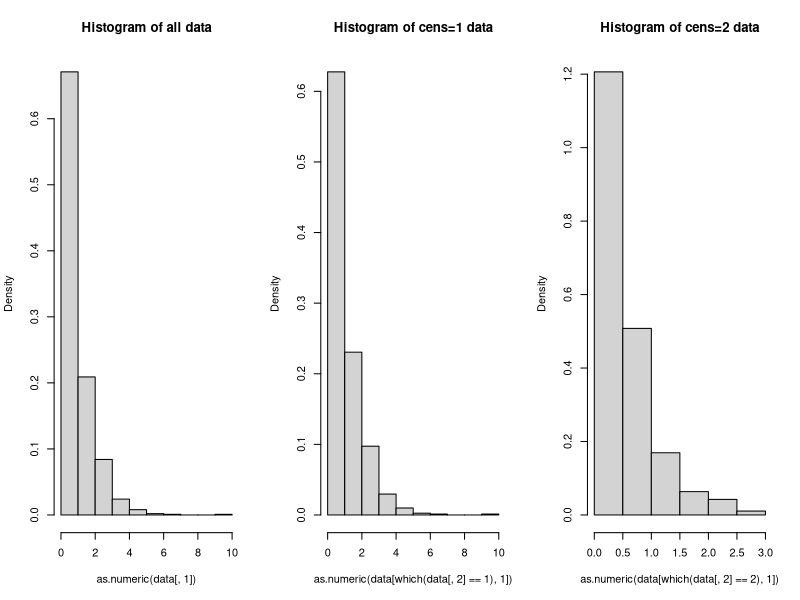

Source code (R):
## ---- chunk 1
knitr::opts_chunk$set(echo = TRUE)
## ---- chunk 2
#1.1.a 
# Pairs representing the coordinates of each queen, stored in a matrix
# Representation_type = "pairs"
n <- 5
pairs <- matrix(nrow = n, ncol = 2)
for (i in 1:n){
  pairs[i,] <- sample(1:n, 2)
}
typeof(pairs) #integer
ncol(pairs) #2
print(pairs)
## ---- chunk 3
#1.1.b
# A list of n numbers, where each number is a binary representation of the position of the queen 
# in the given column
# Representation_type = "binary"
n <- 5
binary <- list()
for (i in 1:n){
  binary[[i]] <- c(as.integer(intToBits(sample(1:n, 1))))
}
typeof(binary) #list
ncol(binary) #NULL
print(binary)

## ---- chunk 4
#1.1.c
# A list of n numbers, where each number is the row number of the queen in each column
# Representation_type = "singles"
n <- 5

row <- c()
for (i in 1:n){
  row[i] <- sample(1:n, 1)
}
typeof(row) #integer
ncol(row) #NULL
print(row)
## ---- chunk 5
vizualize_board <- function(layout, n){
  #Given a layout, vizualizes the board
  #cat("Type of layout", typeof(layout), "\n", "Number of columns", ncol(layout), "\n")
  if(typeof(layout) == "list" & is.null(ncol(layout))){
    #Binary
    #print("Viz: Binary rep detected")
    #Idea: create a matrix of 0s, then replace the 0s with 1s where the queens are
    board <- matrix(nrow = n, ncol = n)
    #fill the board with 0s
    for (i in 1:nrow(board)){
      for (j in 1:ncol(board)){
        board[i,j] <- 0
      }
    }
    for (i in 1:n){
      for (j in 1:length(layout[[i]])){
        if(layout[[i]][j] == 1){
          board[i,j] <- 1
        }
      }
    }
    board <- t(board)
    #print(board)
  }else if(typeof(layout) == "integer" & is.null(ncol(layout))){
    #Singles
    #print("Viz: Singles rep detected")
    #Idea: create a matrix of 0s, then replace the 0s with 1s where the queens are
    board <- matrix(nrow = n, ncol = n)
    #fill the board with 0s
    for (i in 1:nrow(board)){
      for (j in 1:ncol(board)){
        board[i,j] <- 0
      }
    }
    for (i in 1:n){
      board[i,layout[i]] <- 1
    }
    board <- t(board)
    #print(board)
  }else if(typeof(layout) == "integer" & ncol(layout) == 2){
    #Pairs
    #print("Viz: Pairs rep detected")
    #IDea: create a matrix of 0s, then replace the 0s with 1s where the queens are
    board <- matrix(nrow = n, ncol = n)
    #fill the board with 0s
    for (i in 1:nrow(board)){
      for (j in 1:ncol(board)){
        board[i,j] <- 0
      }
    }
    for (i in 1:nrow(layout)){
      board[layout[i,1], layout[i,2]] <- 1
    }
    #print(board)
  }
  #Print the board in the console:
  for (i in 1:nrow(board)){
    cat("|")
    for (j in 1:ncol(board)){
      if(board[i,j] == 0){
        cat(" |")
      }else{
        cat("Q|")
      }
    }
    cat("\n")
  }
}
# pairs
# vizualize_board(pairs, 5)
# binary
# vizualize_board(binary, 5)
# row
# vizualize_board(row ,5)
## ---- chunk 6
#1.2
crossover <- function(layout1, layout2, p){
  #Given 2 chessboard layouts, returns a kid by taking columns 1,..., p from the first individual and columns p + 1,..., n from the second.
  if(typeof(layout1) == "list" & is.null(ncol(layout1))){
    #BINARY (one binary rep = one column)
    #print("Cross: Binary rep detected")
    #Idea: take the first p columns from layout 1 and adds them to the kid, then take the last n-p colmuns from layout 2 and adds them to the kid
    kid <- list()
    for (i in 1:p){
      kid[[i]] <- layout1[[i]]
    }
    for (i in (p+1):length(layout2)){
      kid[[i]] <- layout2[[i]]
    }
    
    return(kid)
  }
  else if(typeof(layout1) == "integer" & is.null(ncol(layout1))){
    #SINGLES
    #print("Cross: Singles rep detected")
    #Take the first p number from layout 1 and adds them to the kid, then take the last n-p numbers from layout 2 and adds them to the kid
    kid <- c()
    for (i in 1:p){
      kid <- c(kid , layout1[i])
    }
    for (i in (p+1):length(layout2)){
      kid <- c(kid , layout2[i])
    }
    return(kid)
  }else if(typeof(layout1) == "integer" & ncol(layout1) == 2){
    #PAIRS (matrix)
    #print("Cross: Pairs rep detected")
    #Idea : for layout1 and layout 2, take the first p pairs from layout1 and the last n-p pairs from layout2 by looping through the lists
    kid <- matrix(nrow = nrow(layout1), ncol = 2)
    for (i in 1:p){
      kid[i,] <- layout1[i,]
    }
    for (i in (p+1):nrow(layout2)){
      kid[i,] <- layout2[i,]
    }
    return(kid)
  }
  
}

## ---- chunk 7
#Testing the crossover function for n = 4, layout 1 is full of 1s, layout 2 is full of 0s, and p = 2

#binary rep: 
layout1 <- list()
layout2 <- list()
for (i in 1:4){
  layout1[[i]] <- c(1,1,1,1)
  layout2[[i]] <- 0
}
print("layout1")
vizualize_board(layout1, 4)
print("layout2")
vizualize_board(layout2, 4)
cross1 <- crossover(layout1, layout2, 2)
print("Crossover of layout1 and layout2 on p = 2")
vizualize_board(cross1, 4)
print("_____________________")

#singles rep:
layout3 <- as.integer(c(1,2,3,4))
layout4 <- as.integer(c(4,3,2,1))
print("layout3")
vizualize_board(layout3, 4)
print("layout4")
vizualize_board(layout4, 4)
cross2 <- crossover(layout3, layout4, 2)
print("Crossover of layout3 and layout4 on p = 2")
vizualize_board(cross2, 4)
print("_____________________")

#pairs rep:
layout5 <- matrix(as.integer(c(1,1,1,1,1,2,3,4)), nrow = 4, ncol = 2)
layout6 <- matrix(as.integer(c(4,4,4,4,1,2,3,4)), nrow = 4, ncol = 2)
print("layout5")
vizualize_board(layout5, 4)
print("layout6")
vizualize_board(layout6, 4)
cross3 <- crossover(layout5, layout6, 2)
print("Crossover of layout5 and layout6 on p = 2")
vizualize_board(cross3, 4)
## ---- chunk 8
#1.3
mutate <- function(layout,n){
  
  #Given a chessboard layout, returns a layout with a randomly moved queen
  
  if(typeof(layout) == "list" & is.null(ncol(layout))){
    #BINARY 
    #print("Mut: Binary rep detected")
    #randomly select a 0 location
    zero_coords <- c()
    for (i in 1:n){
      for (j in 1:n){
        if(layout[[i]][j] == 0){
          zero_coords <- c(zero_coords, i)
          zero_coords <- c(zero_coords, j)
        }
      }
    }
    rand_idx0 <- sample(length(zero_coords)/2, 1)
    y0 <- zero_coords[rand_idx0*2]
    x0 <- zero_coords[rand_idx0*2 - 1]
    
    #randomly select a 1 location
    one_coords <- c()
    for (i in 1:n){
      for (j in 1:n){
        if(layout[[i]][j] == 1){
          one_coords <- c(one_coords, i)
          one_coords <- c(one_coords, j)
        }
      }
    }
    rand_idx1 <- sample(length(one_coords)/2, 1)
    y1 <- one_coords[rand_idx1*2]
    x1 <- one_coords[rand_idx1*2 - 1]
    
    #set the 0 to a 1 and the 1 to a 0

    layout[[x0]][y0] <- 1
    layout[[x1]][y1] <- 0
    return(layout)
    
  }else if(typeof(layout) == "integer" & is.null(ncol(layout))){
    #SINGLES
    #print("Mut: Singles rep detected")
    #randomly select a row and change the value of the number at this position, and check if the new queen is not on another queen , and if it is not off the board
    row <- sample(n,1)
    layout[row] <- sample(n,1)
    #Disadvantages of this method : a queen can only be moved within a column, and it can also not be moved at all
    return(layout)
    
  }else if(typeof(layout) == "integer" & ncol(layout) == 2){
    #PAIRS (matrix)
    #print("Mut: Pairs rep detected")
    #randomly select a row and a column and change the value of the pair at this position
    #check if the new queen is not on another queen , and if it is not off the board
    pair <- sample(n,1)
    layout[pair,1] <- sample(n,1)
    layout[pair,2] <- sample(n,1)
    #Disadvantages of this layout : can move to a location where there is already a queen 
    # --> Good or bad ? Good: simulate a queen "disappearing", bad: duplicates in the representation
    return(layout)
  }
}
## ---- chunk 9
#Testing the mutate function for each representation
#binary rep:
layout1 <- list()
layout1[[1]] <- c(0,0,0,0)
layout1[[2]] <- c(1,1,0,0)
layout1[[3]] <- c(0,0,0,0)
layout1[[4]] <- c(0,0,0,0)
vizualize_board(layout1, 4)
mutated1 <- mutate(layout1, 4)
vizualize_board(mutated1, 4)
print("_____________________________")

#singles rep:
layout2 <- as.integer(c(1,2,1,3))
vizualize_board(layout2, 4)
mutated2 <- mutate(layout2, 4)
vizualize_board(mutated2, 4)
print("_____________________________")

#pairs rep:
layout3 <- matrix(as.integer(c(1,1,1,1,1,2,3,4)), nrow = 4, ncol = 2)
vizualize_board(layout3, 4)
mutated3 <- mutate(layout3, 4)
vizualize_board(mutated3, 4)
## ---- chunk 10
#1.1.4
fitness <- function(layout, fitness_function, n){
  #Given a chessboard layout, returns the fitness of the layout
  if(typeof(layout) == "list" & is.null(ncol(layout))){
    
    #Binary
    #print("Viz: Binary rep detected")
    #Idea: create a matrix of 0s, then replace the 0s with 1s where the queens are
    board <- matrix(nrow = n, ncol = n)
    #fill the board with 0s
    for (i in 1:nrow(board)){
      for (j in 1:ncol(board)){
        board[i,j] <- 0
      }
    }
    for (i in 1:n){
      for (j in 1:length(layout[[i]])){
        if(layout[[i]][j] == 1){
          board[i,j] <- 1
        }
      }
    }
    board <- t(board) 
  }else if(typeof(layout) == "integer" & is.null(ncol(layout))){
    #print("Fit: Singles rep detected")
    #Convert to a matrix
    board <- matrix(nrow = n, ncol = n)
    #fill the board with 0s
    for (i in 1:nrow(board)){
      for (j in 1:ncol(board)){
        board[i,j] <- 0
      }
    }
    for (i in 1:n){
      board[i,layout[i]] <- 1
    }
    board <- t(board)
  }else if(typeof(layout) == "integer" & ncol(layout) == 2){
    #print("Fit: Pairs rep detected")
    #Convert to a matrix
    board <- matrix(nrow = n, ncol = n)
    #fill the board with 0s
    for (i in 1:nrow(board)){
      for (j in 1:ncol(board)){
        board[i,j] <- 0
      }
    }
    for (i in 1:nrow(layout)){
      board[layout[i,1], layout[i,2]] <- 1
    }
  }
  #================================================================================
  #At this point, the board var should contain a matrix on the state of the board, with 1s for queens and 0s for empty spaces
  #Convert the board to a list of coordinates 
  my_vec <- c()
  for(i in 1:n){
    for(j in 1:n){
      if(board[i,j]==1){
        my_vec <- c(my_vec, c(i,j))
      }
    }
  }
  if(length(my_vec) == 0){
    return(0)
  }
  points<-array( my_vec, dim=c(2,length(my_vec)/2))
  are_attacking_eachother <- function(Q1,Q2){
    #https://stackoverflow.com/questions/57239548/how-to-check-if-a-queen-is-under-attack-in-nqueens
    #"A queen can attack another if :
    #they are on the same line : X1 = X2
    #they are on the same column : Y1 = Y2
    #they are on the same diagonal : X1-Y1 = X2-Y2 or X1+Y1 = X2+Y2"
    (Q1[1] == Q2[1] | Q1[2] == Q2[2] | Q1[1]-Q1[2] == Q2[1]-Q2[2] | Q1[1]+Q1[2] == Q2[1]+Q2[2])
  }
  fitness <- 0
  if(length(points)/2 == 1){
    if(fitness_function == "binary"){
      return(0)
    }else if(fitness_function == "num_safe"){
      return(1)
    }else{
      #number of attacking pairs
      return(0)
    }
  }else if(fitness_function == "binary"){
      for(queen in 1:((length(points)/2)-1)){
        for(other_queen in (queen+1):(length(points)/2)){
          Q1 <- c(points[1,queen], points[2,queen])
          Q2 <- c(points[1,other_queen], points[2,other_queen])
          if(are_attacking_eachother(Q1, Q2)){
            fitness <- 1
          }
        } 
      }
  }else if(fitness_function == "num_safe"){
    safe <- 0
     for(queen in 1:((length(points)/2)-1)){
        for(other_queen in (queen+1):(length(points)/2)){
          Q1 <- c(points[1,queen], points[2,queen])
          Q2 <- c(points[1,other_queen], points[2,other_queen])
          if(!are_attacking_eachother(Q1, Q2)){
            safe <- safe + 2
          }
        } 
     }
    #to scale to [0,1], we can divide by the max number of queens that can be safe
    fitness <- safe
  }else{
      #(nC2 - number) of pairs of queens attacking each other.
      nc2 <- (n*(n-1)/2)
      num_attacking <- 0
      for(queen in 1:((length(points)/2)-1)){
        for(other_queen in (queen+1):(length(points)/2)){
          Q1 <- c(points[1,queen], points[2,queen])
          Q2 <- c(points[1,other_queen], points[2,other_queen])
          if(are_attacking_eachother(Q1, Q2)){
            fitness <- 1
          }
        } 
      }
      fitness <- nc2 - num_attacking
  }
  return(fitness)
}
## ---- chunk 11
layout1 <- list()
layout2 <- list()
layout3 <- list()
for (i in 1:4){
  layout1[[i]] <- 0
  layout2[[i]] <- 0
  layout3[[i]] <- 0
}

layout1[[1]] <- c(1,0,0,0)
layout1[[4]] <- c(0,0,0,1)

layout2[[1]] <- c(1,0,0,0)

layout3[[1]] <- c(1,0,0,0)
layout3[[3]] <- c(0,0,0,1)

vizualize_board(layout1, 4)
print("binary fitness of layout 1")
fitness(layout = layout1, fitness_function = "binary", 4)

vizualize_board(layout2, 4)
print("binary fitness of layout 2")
fitness(layout = layout2, fitness_function = "binary", 4)

vizualize_board(layout3, 4)
print("binary fitness of layout 3")
fitness(layout = layout3, fitness_function = "binary", 4)

print("______________________________________________________")

vizualize_board(layout1, 4)
print("num_safe fitness of layout 1")
fitness(layout = layout1, fitness_function = "num_safe", 4)

vizualize_board(layout2, 4)
print("num_safe fitness of layout 2")
fitness(layout = layout2, fitness_function = "num_safe", 4)

vizualize_board(layout3, 4)
print("num_safe fitness of layout 3")
fitness(layout = layout3, fitness_function = "num_safe", 4)

print("______________________________________________________")

## ---- chunk 12
#1.6
## ---- chunk 13
#1.7
## ---- chunk 14
#1.8
## ---- chunk 15
#1.9
## ---- chunk 16
# 2.1
data <- read.csv2("censoredproc.csv")

par(mfrow=c(1,3))

# histogram of all data
hist(as.numeric(data[,1]), freq=F, main="Histogram of all data")

# histogram of data with cens=1
hist(as.numeric(data[which(data[,2]==1),1]), freq=F, main="Histogram of cens=1 data")

# histogram of data with cens=2
hist(as.numeric(data[which(data[,2]==2),1]), freq=F, main="Histogram of cens=2 data")

min(as.numeric(data[which(data[,2]==1),1]))
min(as.numeric(data[which(data[,2]==2),1]))

## ---- chunk 17
# 2.2
## ---- chunk 18
#2.3
## ---- chunk 19
#2.4
## ---- chunk 20
#2.5
## ---- chunk 21
#2.6

